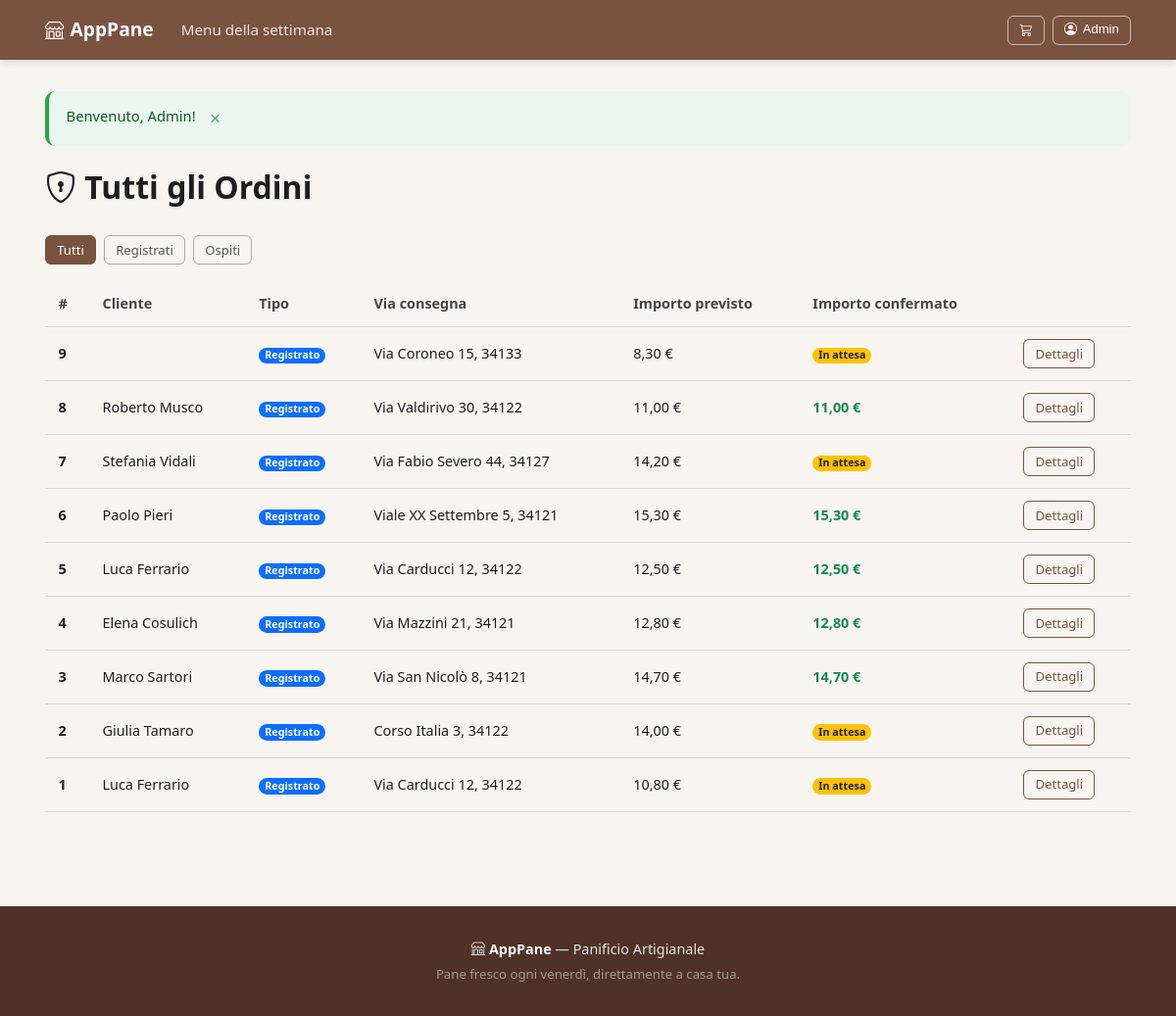
The page /admin/ordini.php (signed in) on the database its author committed.
### tables this page shows
CREATE TABLE tUtente (
    idUtente INT AUTO_INCREMENT PRIMARY KEY,
    Nome VARCHAR(100) NOT NULL,
    Cognome VARCHAR(100) NOT NULL,
    NomeVia VARCHAR(255) NOT NULL,
    NumeroCivico VARCHAR(10) NOT NULL,
    CAP VARCHAR(10) NOT NULL,
    NumeroTelefono VARCHAR(20) NOT NULL,
    Username VARCHAR(100) UNIQUE NOT NULL,
    Password VARCHAR(255) NOT NULL,
    isAdmin TINYINT(1) NOT NULL DEFAULT 0
);

CREATE TABLE tOrdine (
    idOrdine INT AUTO_INCREMENT PRIMARY KEY,
    NomeOspite VARCHAR(200) DEFAULT NULL,           
    NomeViaConsegna VARCHAR(255) NOT NULL,
    NumeroCivicoConsegna VARCHAR(10) NOT NULL,
    CAPConsegna VARCHAR(10) NOT NULL,
    IndicazioniUtente TEXT,
    TelefonoEmergenza VARCHAR(20) NOT NULL,
    ImportoTotalePrevisto DECIMAL(8,2) NOT NULL DEFAULT 0.00,
    ImportoFinaleConfermato DECIMAL(8,2) DEFAULT NULL
);

### includes/auth.php (called while the page is built, shortened)
<?php
require_once __DIR__ . '/functions.php';
function isLoggedIn(): bool {
    return !empty($_SESSION['user_id']);
}
function getUser(): ?array {
    $db = getDB();
    $stmt = $db->prepare("SELECT idUtente, Nome, Cognome, NomeVia, NumeroCivico, CAP, NumeroTelefono, Username FROM tUtente WHERE idUtente = ?");
    $stmt->execute([$_SESSION['user_id']]);
    return $stmt->fetch() ?: null;
}

### admin/ordini.php (the view, shortened to what this page needs)
<?php
require_once __DIR__ . '/../includes/auth.php';
$db = getDB();
$filtro = $_GET['tipo'] ?? 'tutti';
$where  = match($filtro) {
    'ospite'     => 'WHERE o.NomeOspite IS NOT NULL',
    'registrato' => 'WHERE o.NomeOspite IS NULL',
    default      => '',
};
$stmt = $db->query("
    SELECT o.*,
           COALESCE(o.NomeOspite, CONCAT(u.Nome, ' ', u.Cognome)) AS NomeCliente,
           IF(o.NomeOspite IS NOT NULL, 'Ospite', 'Registrato') AS TipoCliente
    FROM tOrdine o
    LEFT JOIN tSelezione s ON s.idOrdine = o.idOrdine
    LEFT JOIN tUtente u ON s.idUtente = u.idUtente
    $where
    GROUP BY o.idOrdine
    ORDER BY o.idOrdine DESC
");
$ordini = $stmt->fetchAll();
require_once __DIR__ . '/../includes/header.php';
?>
<div class="d-flex justify-content-between align-items-center mb-4">
    <h1><i class="bi bi-shield-lock"></i> Tutti gli Ordini</h1>
</div>
<div class="mb-3 d-flex gap-2">
    <a href="?tipo=tutti" class="btn btn-sm <?= $filtro === 'tutti' ? 'btn-bread' : 'btn-outline-secondary' ?>">Tutti</a>
    <a href="?tipo=registrato" class="btn btn-sm <?= $filtro === 'registrato' ? 'btn-bread' : 'btn-outline-secondary' ?>">Registrati</a>
    <a href="?tipo=ospite" class="btn btn-sm <?= $filtro === 'ospite' ? 'btn-bread' : 'btn-outline-secondary' ?>">Ospiti</a>
</div>
<?php if (empty($ordini)): ?>
    <div class="text-center py-5">
        <i class="bi bi-bag-x" style="font-size:3rem;color:var(--bread-brown)"></i>
        <h4 class="mt-3">Nessun ordine trovato</h4>
    </div>
<?php else: ?>
    <div class="table-responsive">
        <table class="table align-middle">
            <thead class="table-light">
                <tr>
                    <th>#</th>
                    <th>Cliente</th>
                    <th>Tipo</th>
                    <th>Via consegna</th>
                    <th>Importo previsto</th>
                    <th>Importo confermato</th>
                    <th></th>
                </tr>
            </thead>
            <tbody>
                <?php foreach ($ordini as $o): ?>
                    <tr>
                        <td><strong><?= $o['idOrdine'] ?></strong></td>
                        <td><?= sanitize($o['NomeCliente'] ?? '') ?></td>
                        <td>
                            <?php if ($o['TipoCliente'] === 'Ospite'): ?>
                                <span class="badge bg-secondary">Ospite</span>
                            <?php else: ?>
                                <span class="badge bg-primary">Registrato</span>
                            <?php endif; ?>
                        </td>
                        <td><?= sanitize($o['NomeViaConsegna']) ?> <?= sanitize($o['NumeroCivicoConsegna']) ?>, <?= sanitize($o['CAPConsegna']) ?></td>
                        <td><?= formatPrezzo($o['ImportoTotalePrevisto']) ?></td>
                        <td>
                            <?php if ($o['ImportoFinaleConfermato'] !== null): ?>
                                <span class="fw-bold text-success"><?= formatPrezzo($o['ImportoFinaleConfermato']) ?></span>
                            <?php else: ?>
                                <span class="badge bg-warning text-dark">In attesa</span>
                            <?php endif; ?>
                        </td>
                        <td>
                            <a href="<?= SITE_URL ?>/admin/ordine_dettaglio.php?id=<?= $o['idOrdine'] ?>" class="btn btn-sm btn-outline-bread">
                                Dettagli
                            </a>
                        </td>
                    </tr>
                <?php endforeach; ?>
            </tbody>
        </table>
    </div>
<?php endif; ?>
<?php require_once __DIR__ . '/../includes/footer.php'; ?>

### includes/header.php (shortened to what this page needs)
<?php
require_once __DIR__ . '/auth.php';
$currentUser = isLoggedIn() ? getUser() : null;
?>
<!DOCTYPE html>
<html lang="it">
<head>
    <link href="<?= SITE_URL ?>/assets/css/bootstrap-icons.min.css" rel="stylesheet">
    <link href="<?= SITE_URL ?>/assets/css/style.css?v=2" rel="stylesheet">
</head>
<body>
<nav class="navbar sticky-top">
    <div class="container">
        <a class="navbar-brand" href="<?= SITE_URL ?>/landing.php">
            <i class="bi bi-shop"></i> <?= SITE_NAME ?>
        </a>
        <div class="navbar-collapse" id="navMain">
            <ul class="navbar-nav me-auto">
                <li class="nav-item">
                    <a class="nav-link" href="<?= SITE_URL ?>/">Menu della settimana</a>
                </li>
            </ul>
        </div>
        <div class="nav-actions">
            <a href="<?= SITE_URL ?>/carrello/" class="btn btn-outline-light btn-sm position-relative">
                <i class="bi bi-cart3"></i>
            </a>
            <?php if (isLoggedIn()): ?>
                <div class="dropdown">
                    <button class="btn btn-outline-light btn-sm dropdown-toggle" type="button">
                        <i class="bi bi-person-circle"></i>
                        <?= sanitize($currentUser['Nome'] ?? '') ?>
                    </button>
                </div>
            <?php else: ?>
                <a href="<?= SITE_URL ?>/auth/login.php" class="btn btn-outline-light btn-sm">
                    <i class="bi bi-person"></i> Accedi
                </a>
            <?php endif; ?>
        </div>
    </div>
</nav>
<main class="container py-4">
    <?= renderFlash() ?>

### assets/css/style.css (style rules this page uses)
:root { --brown: #7A5240; --brown-dk: #4E3228; --brown-lt: #F0E6DE; --bg: #F8F5F1; --white: #FFFFFF; --text: #1E1E1E; --muted: #6B6B6B; --border: #DDD6CE; --gold: #C4862A; --radius: 10px; --shadow: 0 2px 10px rgba(0,0,0,0.07); }
*, *::before, *::after { box-sizing: border-box; margin: 0; padding: 0; }
html { scroll-behavior: smooth; }
body { font-family: 'Segoe UI', system-ui, -apple-system, sans-serif; font-size: 1rem; line-height: 1.6; color: var(--text); background: var(--bg); }
a { color: var(--brown); text-decoration: none; }
.container { max-width: 1140px; margin: 0 auto; padding: 0 1rem; width: 100%; }
.navbar { background: var(--brown); padding: 0.75rem 0; position: sticky; top: 0; z-index: 1000; box-shadow: 0 2px 8px rgba(0,0,0,0.15); }
.navbar .container { display: flex; align-items: center; gap: 1rem; flex-wrap: wrap; }
.navbar-brand { color: #fff !important; font-weight: 700; font-size: 1.2rem; display: flex; align-items: center; gap: 0.4rem; text-decoration: none; white-space: nowrap; }
.navbar-nav { display: flex; list-style: none; gap: 0.25rem; margin: 0; padding: 0; }
.nav-link { color: rgba(255,255,255,0.85); padding: 0.4rem 0.75rem; border-radius: 6px; font-size: 0.95rem; transition: background 0.2s; text-decoration: none; display: block; }
.navbar-collapse { display: flex; align-items: center; gap: 1rem; flex: 1; }
.navbar-collapse .navbar-nav { flex: 1; }
.nav-actions { display: flex; align-items: center; gap: 0.5rem; }
.dropdown { position: relative; }
.btn { display: inline-flex; align-items: center; gap: 0.35rem; padding: 0.45rem 1rem; font-size: 0.9rem; font-weight: 500; border-radius: 8px; border: 1px solid transparent; cursor: pointer; transition: all 0.2s; text-decoration: none; white-space: nowrap; line-height: 1.4; }
.btn-sm { padding: 0.3rem 0.7rem; font-size: 0.82rem; border-radius: 6px; }
.btn-bread { background: var(--brown); color: #fff; border-color: var(--brown); }
.btn-outline-bread { background: transparent; color: var(--brown); border-color: var(--brown); }
.btn-outline-light { background: transparent; color: #fff; border-color: rgba(255,255,255,0.6); }
.btn-outline-secondary { background: transparent; color: #555; border-color: #aaa; }
.table-responsive { overflow-x: auto; -webkit-overflow-scrolling: touch; }
.table { width: 100%; border-collapse: collapse; font-size: 0.9rem; }
.table th, .table td { padding: 0.75rem 0.85rem; text-align: left; border-bottom: 1px solid var(--border); vertical-align: middle; }
.table th { font-weight: 600; color: #444; }
.table-light th, .table-light td, tfoot.table-light td { background: #f7f4f1; }
.align-middle td, .align-middle th { vertical-align: middle; }
.badge { display: inline-flex; align-items: center; gap: 0.25rem; padding: 0.25em 0.55em; font-size: 0.75em; font-weight: 600; border-radius: 20px; line-height: 1; white-space: nowrap; }
.bg-warning { background: #ffc107 !important; }
.bg-primary { background: #0d6efd !important; color: #fff; }
.text-dark { color: #222 !important; }
.btn.position-relative { position: relative; }
.position-relative { position: relative; }
.sticky-top { position: sticky; top: 0; z-index: 1000; }
.d-flex { display: flex; }
.align-items-center { align-items: center; }
.justify-content-between { justify-content: space-between; }
.gap-2 { gap: 0.5rem; }
.me-auto { margin-right: auto; }
.mb-3 { margin-bottom: 1rem; }
.mb-4 { margin-bottom: 1.5rem; }
.py-4 { padding-top: 1.5rem; padding-bottom: 1.5rem; }
.text-success { color: #198754 !important; }
.fw-bold { font-weight: 700 !important; }
main.container { padding-top: 2rem; padding-bottom: 2rem; }

### rows shown on the page
tutente: Nome "Admin"
tordine: idOrdine "9", NomeViaConsegna "Via Coroneo", NumeroCivicoConsegna "15", CAPConsegna "34133", ImportoTotalePrevisto "8,30 €", shows "In attesa"
tordine: idOrdine "8", NomeCliente "Roberto Musco", NomeViaConsegna "Via Valdirivo", NumeroCivicoConsegna "30", CAPConsegna "34122", ImportoTotalePrevisto "11,00 €", ImportoFinaleConfermato "11,00 €"
tordine: idOrdine "7", NomeCliente "Stefania Vidali", NomeViaConsegna "Via Fabio Severo", NumeroCivicoConsegna "44", CAPConsegna "34127", ImportoTotalePrevisto "14,20 €", shows "In attesa"
tordine: idOrdine "6", NomeCliente "Paolo Pieri", NomeViaConsegna "Viale XX Settembre", NumeroCivicoConsegna "5", CAPConsegna "34121", ImportoTotalePrevisto "15,30 €", ImportoFinaleConfermato "15,30 €"
tordine: idOrdine "5", NomeCliente "Luca Ferrario", NomeViaConsegna "Via Carducci", NumeroCivicoConsegna "12", CAPConsegna "34122", ImportoTotalePrevisto "12,50 €", ImportoFinaleConfermato "12,50 €"
tordine: idOrdine "4", NomeCliente "Elena Cosulich", NomeViaConsegna "Via Mazzini", NumeroCivicoConsegna "21", CAPConsegna "34121", ImportoTotalePrevisto "12,80 €", ImportoFinaleConfermato "12,80 €"
tordine: idOrdine "3", NomeCliente "Marco Sartori", NomeViaConsegna "Via San Nicolò", NumeroCivicoConsegna "8", CAPConsegna "34121", ImportoTotalePrevisto "14,70 €", ImportoFinaleConfermato "14,70 €"
tordine: idOrdine "2", NomeCliente "Giulia Tamaro", NomeViaConsegna "Corso Italia", NumeroCivicoConsegna "3", CAPConsegna "34122", ImportoTotalePrevisto "14,00 €", shows "In attesa"
tordine: idOrdine "1", NomeCliente "Luca Ferrario", NomeViaConsegna "Via Carducci", NumeroCivicoConsegna "12", CAPConsegna "34122", ImportoTotalePrevisto "10,80 €", shows "In attesa"

### other values the page prints
SITE_NAME "AppPane"
$flash['message'] "Benvenuto, Admin!"
